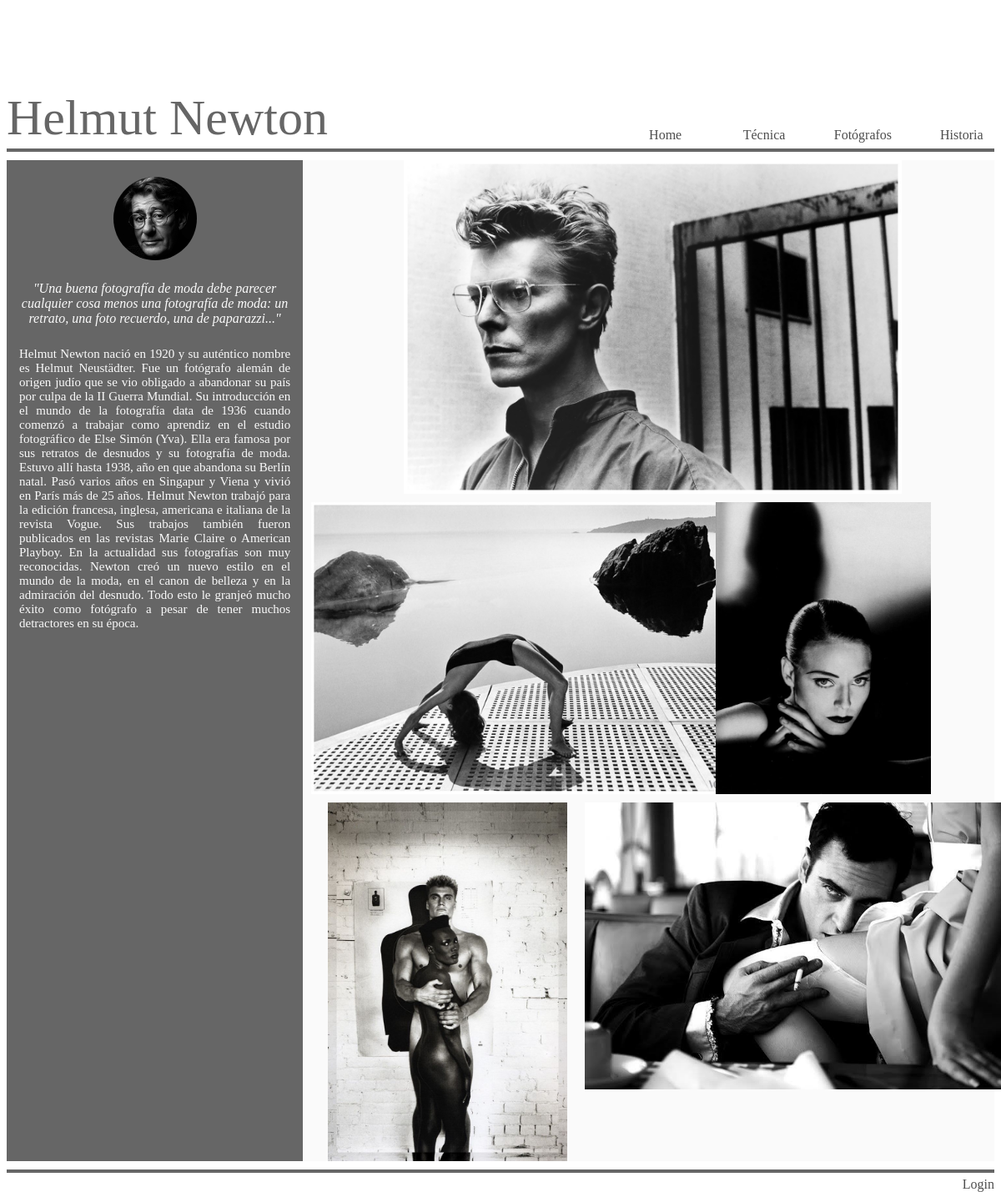
The app's page /helmut.php with its own data.
### tables this page shows
CREATE TABLE `fotografos` (
  `nombre` varchar(25) NOT NULL,
  `biografia` text,
  `quote` text,
  `rutaretrato` varchar(60) NOT NULL
);

CREATE TABLE `imagenes` (
  `referencia_por_autor` int(11) NOT NULL,
  `ruta` varchar(50) NOT NULL,
  `autor` varchar(25) NOT NULL,
  `alineación` varchar(25) NOT NULL
);

### helmut.php (the view, shortened to what this page needs)
<html>
<head>
	<link rel="stylesheet" type="text/css" href="estilo.css">
</head>
<body id="cuerpo">
	<?php
		$conexion=new mysqli('localhost','root','','photoweb');
		$conexion->set_charset("utf8");
		$peticion="SELECT * FROM fotografos WHERE nombre='Helmut Newton'";
		$resultado=$conexion->query($peticion);
		$fila=$resultado->fetch_assoc();
	?>
	<div>
		<?php echo '<div id="titulo2" align="left">'.$fila['nombre'].'</div>'; ?>
		<div id="menu">
			<span id="menuitem"><a href="historia.php">Historia</a></span>
			<span id="menuitem"><a href="fotografos.php">Fotógrafos</a></span>
			<span id="menuitem"><a href="tecnica.php">Técnica</a></span>
			<span id="menuitem"><a href="principal.php">Home</a></span>
		</div>
	<div id="linea" align="center"></div>
	<div id="basefotografos" align="center">
		<div id="bannerizquierdo">
			<?php echo'<span id="retratobio"><img class="circulo" height=100px" width="100px" src="./retratos/'.$fila['rutaretrato'].'"> </span>';?>
			<?php echo '<span id="quote">"'.$fila['quote'].'"</span>';?>
			<?php echo '<span id="bio">'.$fila['biografia'].'</span>';?>
		</div>
		<?php
		$peticion="SELECT * FROM imagenes WHERE autor='Helmut Newton' ORDER BY referencia_por_autor ASC";
		$resultado=$conexion->query($peticion);
		?>
		<div id="bannerderecho">
			<div id="derecho1">
				<?php
					$fila=$resultado->fetch_assoc();
					echo '<span class="foto_fotografo"><img height=100%" width="%px" src="./fotografos/newton/'.$fila['ruta'].'"></span>';?>
			</div>
			<div id="derecho2">
				<div class="region_iz">
					<?php
					$fila=$resultado->fetch_assoc();
					echo '<span class="foto_fotografo"><img height="100%" width="%" src="./fotografos/newton/'.$fila['ruta'].'"></span>';?>
				</div>
				<div class="region_der">
					<?php
					$fila=$resultado->fetch_assoc();
					echo '<span "class="foto_fotografo"><img height="100%" width="%" src="./fotografos/newton/'.$fila['ruta'].'"></span>';?>
				</div>
			</div>
			<div id="derecho3">
				<div class="region_iz2">
					<?php
					$fila=$resultado->fetch_assoc();
					echo '<span"class="foto_fotografo"><img height="100%" width="%" src="./fotografos/newton/'.$fila['ruta'].'"></span>';?>
				</div>
				<div class="region_der2">
					<?php
					$fila=$resultado->fetch_assoc();
					echo '<span class="foto_fotografo"><img height="80%" width="%" src="./fotografos/newton/'.$fila['ruta'].'"></span>';
					mysqli_close($conexion);?>
				</div>
			</div>
		</div>
	</div>
	<div id="linea" align="center"></div>
	<?php
		if(isset($_SESSION['usuario']))
		{
			echo'<div id="login" align="center"><a href="vip.php">'.$_SESSION['usuario'].'/zona suscriptores</a></a></div>';
		}
		else
		{
			echo'<div id="login" align="center" class="ancho"> <a href="login.php">Login</a></div>';
		}
	?>
</body>
</html>

### estilo.css (style rules this page uses)
body { font-family: Georgia; }
#titulo2 { color:hsl(0, 0%, 40%); text-align:left; font-size: 60px; height: 120px; width: 100%; position:relative; top:99px; }
#menuitem { overflow: hidden; text-align:center; font-size: 16; float:right; height: 100%; width: 10%; position:relative; top:20px; left:20px; }
#menu { height: 45px; width: 100%; margin-top: 5px; }
#linea { width: 100%; height: 4px; background-color:hsl(0, 0%, 40%); }
#basefotografos { width: 100%; height: 1200px; background-color:hsl(0, 0%, 98%); margin-top: 10px; margin-bottom: 10px; }
#bannerizquierdo { width: 30%; height: 1200px; background-color:hsl(0, 0%, 40%); float: left; }
#quote { margin-top: 25px; margin-bottom: 25px; text-align: center; float: left; color:hsl(0, 0%, 98%); font-style: oblique; margin-right: 7px; margin-left: 7px; }
#bio { font-size: 15; text-align: center; color:hsl(0, 0%, 98%); text-align: justify; text-justify: inter-word; margin-right: 15px; margin-left:15px; float: right; }
img.circulo { border-radius: 50%; margin-top: 20px; text-align: center; }
#bannerderecho { width: 70%; height: 1200px; float: left; }
.foto_fotografo { text-align: center; }
#derecho1 { height:400px; margin-bottom: 10px; margin-left:10px; }
#derecho2 { height:350px; margin-bottom: 10px; margin-left:10px; }
#derecho3 { height:430px; margin-bottom: 10px; margin-left:10px; }
.region_iz { width: 50%; height: 350px; float: left; }
.region_der { width: 50%; height: 350px; float: left; }
.region_iz2 { width: 40%; height: 430px; float: left; }
.region_der2 { width: 60%; height: 430px; float: left; }
#login { color:rgb(77, 77, 77); text-align:right; font-size: 16px; margin-top: 5px; float:right; }
a { color:rgb(77,77,77); text-align:right; font-family: Georgia; font-size: 16; text-decoration: none; }

### records on screen
fotografos: nombre "Helmut Newton", rutaretrato (picture), quote "Una buena fotografía de moda debe parecer cualquier cosa menos una fotografía de moda: un retrato, una foto recuerdo, una de paparazzi...", biografia "Helmut Newton nació en 1920 y su auténtico nombre es Helmut Neustädter. Fue un fotógrafo alemán de origen judío que se vio obligado a abandonar su país por culpa de la II Guerra Mundial. Su introducción en el mundo de la fotografía data de 1936 cuando comenzó a trabajar como aprendiz en el estudio fotográfico de Else Simón (Yva). Ella era famosa por sus retratos de desnudos y su fotografía de moda. Estuvo allí hasta 1938, año en que abandona su Berlín natal. Pasó varios años en Singapur y Viena y vivió en París más de 25 años. Helmut Newton trabajó para la edición francesa, inglesa, americana e italiana de la revista Vogue. Sus trabajos también fueron publicados en las revistas Marie Claire…"
imagenes: ruta (picture)
imagenes: ruta (picture)
imagenes: ruta (picture)
imagenes: ruta (picture)
imagenes: ruta (picture)
